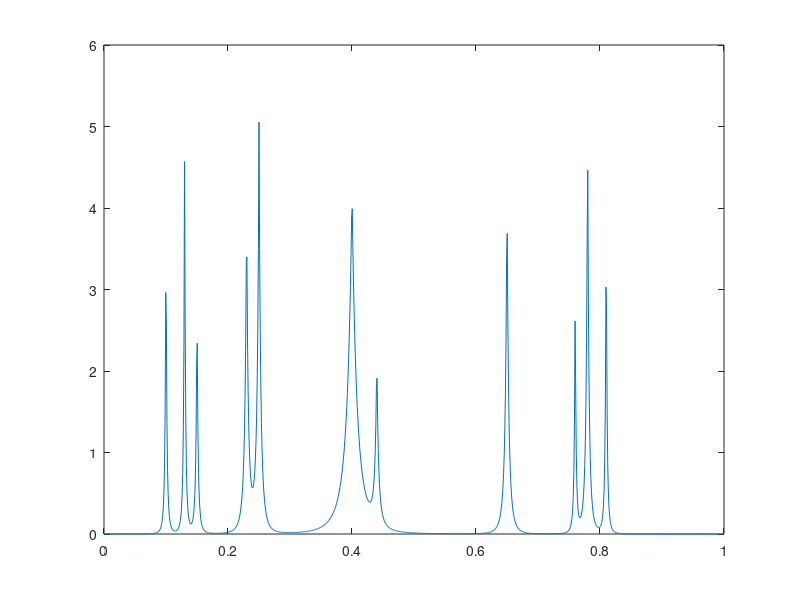

Write MATLAB code to recreate this figure. (Note: this script raises an error after producing the figure.)
%% BUMPS 

%% Matrix Product case - many (M) number of simulations - using SNR
% Comparison of single base wavelet matrix with Matrix Products 
%% First: Two-Matrix Product W1W2 comparison to Single base
%% Second: Similarity Transform W1'W2W1 comparison to W1W2, Single base
%% Third: Kronecker Product 


close all
clear; clc;

%  User Defined Parameters  
M = 200;  % number of simulations
SNR = 5;  % can change to 3, 5, or 7 


% Storing MSE values

% Kronecker Product for W0
mse_kron_vec = zeros(M, 1); 

% Matrix Products for W1'W2W1 
mse_W1W2W1_vec = zeros(M, 1); 

% Matrix Products for 2 filters 
mse_W1W2_vec = zeros(M, 1); 
 

% Single base
mse_W1_vec = zeros(M, 1);
mse_W2_vec = zeros(M, 1);


n=1024;
n1 = n;

% Bumps
m=n1;
t = (1:m) ./m;
pos = [ .1 .13 .15 .23 .25 .40 .44 .65  .76 .78 .81];
hgt = [ 4  5   3   4  5  4.2 2.1 4.3  3.1 5.1 4.2];
wth = [.005 .005 .006 .01 .01 .03 .01 .01  .005 .008 .005];
sig = zeros(size(t));
for j =1:length(pos)
	sig = sig + hgt(j)./( 1 + abs((t - pos(j))./wth(j))).^4;
end 
s_orig=sig;

figure(1)
plot(t, s_orig)
 

% Filter vectors 
hfilt1 = [
    0.0033357252854737713;
   -0.012580751999015526;
   -0.0062414902130117052;
    0.077571493840045713;
   -0.032244869585029520;
   -0.24229488706619015;
    0.13842814590110342;
    0.72430852843857444;
    0.60382926979718952;
    0.16010239797419290
];  % Daub 5

hfilt_daub3 = [0.332670552950165   0.806891509311400   0.459877502118228  ...
     -0.135011020010067  -0.085441273882042  0.035226291882017]; % Daub3

hfilt_haar = [sqrt(2)/2, sqrt(2)/2]; % Haar filter


nl=2; % if using nl = 10 we run into problem with wavmat (W1 and W2 are not orthogonal!)       
W1= Wavmat(hfilt_haar, n, nl, 0); % Wavelet matrix 
W2= Wavmat(hfilt_daub3, n, nl, 0); % Wavelet matrix 
 
% Add Gaussian noise with fixed SNR (user can set at beginning of file)
signal_var = var(s_orig);
signal_std = sqrt(signal_var);
s_orig= s_orig/signal_std * sqrt(SNR); % signal standardized to have unit variance, then scaled by sqrt(SNR)
     

for m = 1:M 
     s = s_orig + randn(size(s_orig)); % adds unit variance Gaussian noise

     
     %%  W1'W2W1 Product Wavelet Shrinkage 
     W121 = W1 * W2 * W1;
     wd121 = W121 * s'; % apply wavelet to noisy signal

     lambda = sqrt(2 * log(n)); % Universal thresholding, noise ~ Normal(0,1)
    
     wd121(abs(wd121) < lambda) = 0;  % Hard thresholding
    
     sr121 = W121' * wd121; % reconstruct denoised signal

     mse_W1W2W1_vec(m) = mean((s_orig - sr121').^2); 

     
     %%  W1W2 Product Wavelet Shrinkage 
     W12 = W1 * W2;
     wd12 = W12 * s'; % apply wavelet to noisy signal

     lambda = sqrt(2 * log(n)); % Universal thresholding, noise ~ Normal(0,1)
    
     wd12(abs(wd12) < lambda) = 0;  % Hard thresholding
    
     sr12 = W12' * wd12; % reconstruct denoised signal

     mse_W1W2_vec(m) = mean((s_orig - sr12').^2); 


     %%  Single Base (W1 - Daub 3) Wavelet Shrinkage  

     wd_W1 = W1 * s'; % Apply single wavelet matrix W1 to noisy signal

     wd_thresh_W1 = wd_W1;
     wd_thresh_W1(abs(wd_W1) < lambda) = 0; % Hard thresolding
    
     sr_W1 = W1' * wd_thresh_W1; % reconstruct denoised signal
    
     mse_W1_vec(m) = mean((s_orig' - sr_W1).^2); % mse for single wavelet W1
    

     %%  Single Base (W2 - Daub 3) Wavelet Shrinkage  

     wd_W2 = W2 * s'; % Apply single wavelet matrix W2 to noisy signal

     wd_thresh_W2 = wd_W2;
     wd_thresh_W2(abs(wd_W2) < lambda) = 0; % Hard thresolding
    
     sr_W2 = W2' * wd_thresh_W2; % reconstruct denoised signal
    
     mse_W2_vec(m) = mean((s_orig' - sr_W2).^2); % mse for single wavelet W2
     

    %%  Kronecker Product 

    % Exploration of kron(W0,W0) 

     W0 = Wavmat(hfilt_daub3, 2^7, 4, 0); % Wavelet matrix 
     %W0_2 = Wavmat(hfilt1, 2^3, 1, 0); % with level 1, variability is smaller
     W0_2 = Wavmat([sqrt(2)/2 sqrt(2)/2], 2^3, 1, 0); % with level 1, variability is smaller

     WW = kron(W0,W0_2);
     wd_kron = WW * s'; % apply wavelet to noisy signal
     wd_kron(abs(wd_kron) < lambda) = 0;  % Hard thresholding
        
     sr_kron = WW' * wd_kron; % reconstruct denoised signal
    
     %(s_orig-sr_kron') * (s_orig-sr_kron')'
     mse_kron_vec(m) = mean((s_orig' - sr_kron).^2); % mse for kronecker prod


 end

 % Calculate Average MSE for kron(W0, W0_2) across M simulations 
 avg_mse_kron = mean(mse_kron_vec);

 % Calculate Average MSE for W1'W2W1 across M simulations 
 avg_mse_W1W2W1 = mean(mse_W1W2W1_vec);

 % Calculate Average MSE for W1W2 across M simulations 
 avg_mse_W1W2 = mean(mse_W1W2_vec);


 % and all single bases 
 avg_mse_W1 = mean(mse_W1_vec);
 avg_mse_W2 = mean(mse_W2_vec);

 % Print results

 fprintf('| %-22s | %-11s | %-16s |\n', 'Method', 'Average MSE', 'Variance of MSE');
 fprintf('|------------------------|-------------|------------------|\n');
 fprintf('| %-22s | %.4f      | %.4f           |\n', 'Kronecker Product', avg_mse_kron, var(mse_kron_vec));
 fprintf('| %-22s | %.4f      | %.4f           |\n', 'W1W2W1 Product', avg_mse_W1W2W1, var(mse_W1W2W1_vec));
 fprintf('| %-22s | %.4f      | %.4f           |\n', 'W1W2 Product', avg_mse_W1W2, var(mse_W1W2_vec));
 fprintf('| %-22s | %.4f      | %.4f           |\n', 'W1 (Daubechies 3)', avg_mse_W1, var(mse_W1_vec));
 fprintf('| %-22s | %.4f      | %.4f           |\n', 'W2 (Daubechies 3)', avg_mse_W2, var(mse_W2_vec));


 % Boxplot of Average MSEs
 figure;
 boxplot([mse_W1W2_vec, mse_W1_vec, mse_W2_vec], ...
     {'W1W2', 'Haar', 'Daubechies 3'});
 ylabel('MSE');
 title('MSE Distributions for M = 200 Simulations');

 figure;
 boxplot([mse_kron_vec, mse_W1W2W1_vec, mse_W1W2_vec, mse_W1_vec, mse_W2_vec], ...
     {'kron', 'W1W2W1', 'W1W2', 'Haar', 'Daubechies 3'});
 ylabel('MSE');
 title('MSE Distributions including Kron and W1W2W1');

%figure;
%histogram(mse_W1W2W1_vec, 15);
%title('Histogram of W1W2W1 MSEs');
%xlabel('MSE'); ylabel('Frequency');

%figure;
%histogram(mse_kron_vec, 15);
%title('Histogram of Kron MSEs');
